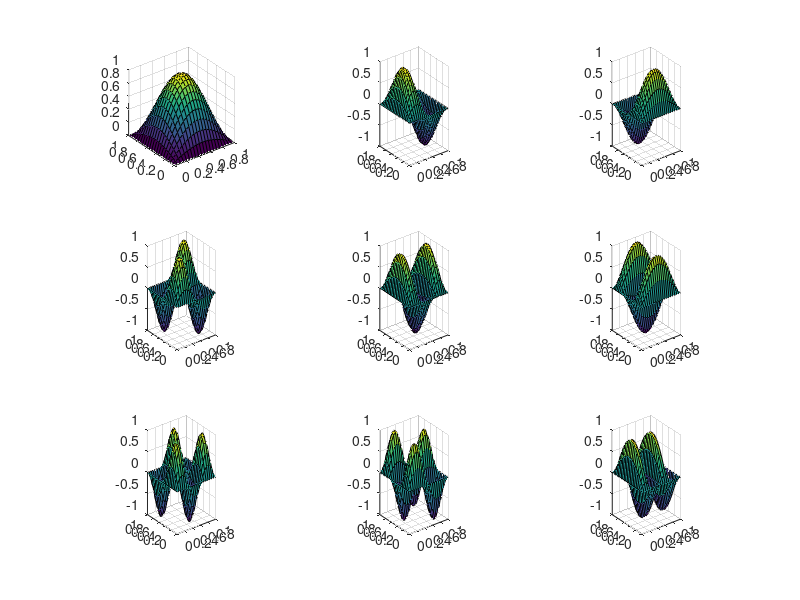
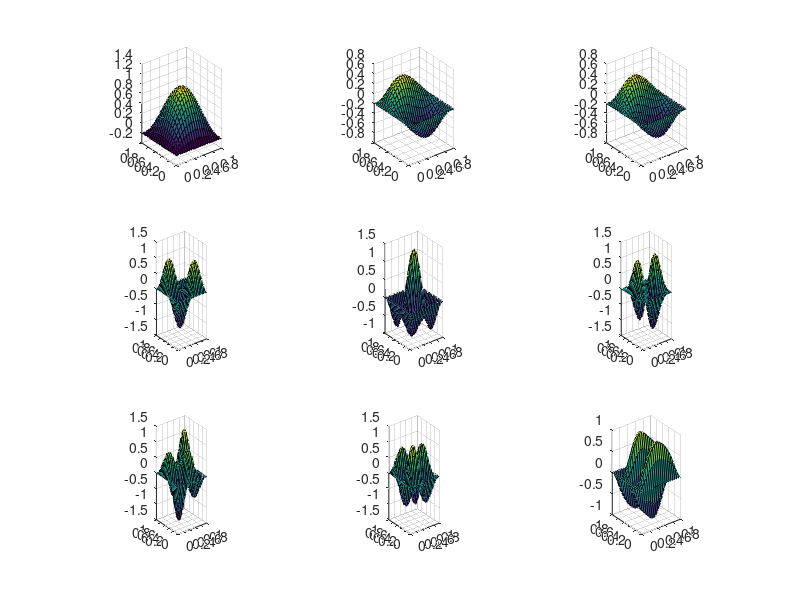
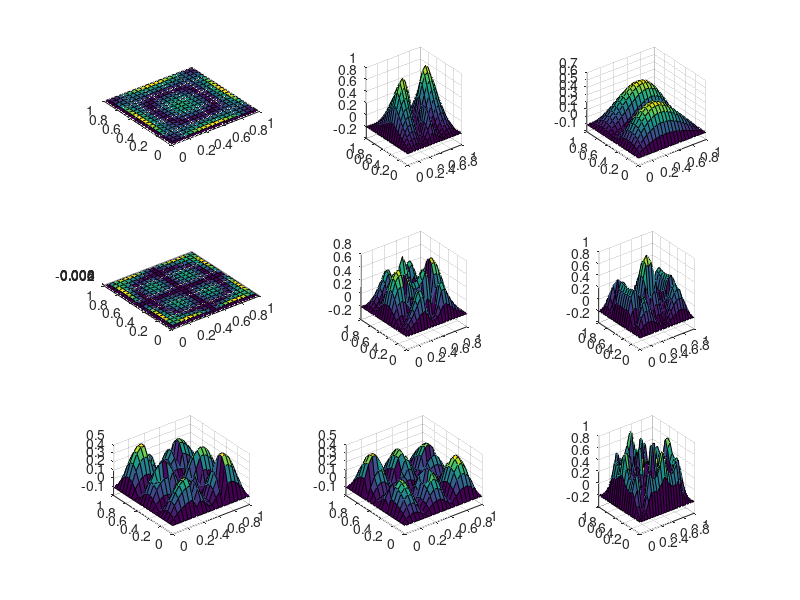

Reproduce these figures in MATLAB, in order.
clear all;
clc;

%PDE: laplacian u=-lambda u;
%B.C.: u=0;

%analytical eigenvalue parameters of the PDE
% (Note: the order of the pairs may not consistent with the order obtained from the numerical method)

% The analytical solution to the above PDE IS:
% u(x,y)=sin(m*pi*x)*sin(l*pi*y)   -> This is the eigen function,
% where m = 1, 2, 3, ....
% and where l = 1, 2, 3, ....

% Also the associated eigenvalues are:
% lambda=(m^2+l^2)*pi^2

m=[1 2 1 2 3 1 3 2 4 ];
l=[1 1 2 2 1 3 2 3 1 ];

%m=[1 2 1 2 3 1 3 2 4 1 3 4 2 5 1]; %15
%l=[1 1 2 2 1 3 2 3 1 4 3 2 4 1 5];


% number of centers/collocation points(nodes)
nodes=[20];


%shape parameter values
sp=[ 9 10 11];%[0.1:0.1:1.01 1:0.5:100];


%This function D calculates the distance between each points in the matrix
%x and y.
%Here, x is a n*2 matrix and y is a m*2 matrix.
% Each row denotes a set of x,y collocation points
% Using bsxfun, we calculate the difference between each points.
%Using hypot, we calculate the Euclidean distance.
%Essentially, all its doing is: sqrt( (x_1 - x_2)^2 + (y_1 - y_2)^2 )

D = @(x,y) hypot(bsxfun(@minus,x(:,1),y(:,1)'),bsxfun(@minus,x(:,2),y(:,2)'));


%define vectors to collect numerical results (eigenvalues, errors of numerical eigenvalues and eigenmodes)
% These are the variables where the final calculations will be stored.
smallest_eigenvalues=zeros(length(nodes),length(sp),length(m));
Err_eigenvalues=zeros(length(nodes),length(sp),length(m));
Err_eigenmodes_max=zeros(length(nodes),length(sp),length(m));
Err_eigenmodes_relative=zeros(length(nodes),length(sp),length(m));
Err_eigenmodes_rms=zeros(length(nodes),length(sp),length(m));


%count the time of the main part of the code
t0=clock;


%---------------------------------------------------------
% For each shape parameter, and for each nodes, compute the global coefficient matrix and its first several eigenvalues/eigenmodes
ii=0;

% For each node size, we loop
for nn=nodes

    ii=ii+1;
    jj=0;

    % All it does is just based on the number of nodes (nn), it will generate
    %points. For eg nn=20, will make a square grid of size 20*20.

    %define centers/collocation points in coor (here centers and collocation points are the same set)
    t=linspace(0,1,nn+1);
    [X,Y]=meshgrid(t,t);

    x1=reshape(X,[],1);
    y1=reshape(Y,[],1);

    % Here, we have 3 columns in coor.
    % First two columns are x and y values of nodes.
    % Third column is index for interior or boundary pts
    % Therefore, coor stores x values, y values, and index for interior or boundary pts

    % Don't worry about the code down here.
    % It is just an algorithm that is separating boundary points and interior
    % points

    % int_ind is the index of interior points in coor.
    % intnode are the actual interior collocation points.

    % int_ind_b is the index of boundary points in coor
    % bdpt are the actual boundary points.

    coor=[x1 y1 zeros(length(x1),1)];
    p1=find(y1==0 & x1~=1);
    p2=find(x1==1 & y1~=1);
    q1=find(y1==1 & x1~=0);
    q2=find(x1==0 & y1~=0);

    coor(p1,3)=ones(length(p1),1);
    coor(p2,3)=2*ones(length(p2),1);
    coor(q1,3)=3*ones(length(q1),1);coor(q2,3)=4*ones(length(q2),1);

    %define interior and boundary nodes' indices
    int_ind=find(coor(:,3)==0);
    intnode=coor(int_ind,1:2);% interior points
    int_ind_b=find(coor(:,3)>0);
    bdpt=coor(int_ind_b,1:2);% boundary points
    n=length(coor(:,1));ni=length(intnode(:,1));nb=n-ni;% # of interior, boundary, and total points

    % Interior and Boundary Points Figuring Out Complete
    % ***************************************************
    
    
    %per shape parameter
    for c=sp
        jj=jj+1;
        % Global RBFCM/MAPS algorithm

        % We don't need to worry about the algorithm here as well.
        % As described in the paper, we are just finding matrix A and L.
        % The solution system is A*α = λ*B*α
        % The matrix A = [ L; P].
        % L is the for interior points and P is for boundary points

        % here, DM = sqrt( (x1-x2)^2 + (y1-y2)^2 ). Basically, euclidean norm.

        % MQ is the RBF. MQ = sqrt (1 + ξ^2 * r^2 ). Here, r^2 is basically DM.

        % For matrix L, we only do it for interior points. We, also need to take
        % the laplacian which transforms phi. It is reflected in L_MQ.

        cc=c;% re-scaled shape parameter
        DM= D(coor(:,1:2), coor(:,1:2)); %Calculating the distance matrix

        %Calculating the RBF (Only for interior points)
        MQ = sqrt(cc^2*DM(int_ind,:).^2 + 1);
        %Calculating the RBF \phi. (For all points)
        mq = sqrt(cc^2*DM.^2+1);

        % We take the laplacian of φ. This gives the matrix L. Note: This is
        % only for interior points
        L_MQ = 2*cc^2./MQ-cc^4*DM(int_ind,:).^2./(MQ.^3);

        

        % From the solution system, we get α values by α = B * inverse(A).
        % Here, B is L_MQ and A is mq. / operator finds the inverse.
        % Don't be confused because we are taking laplacian of B. If it was
        % Kansas method, we would take laplacian of A. But for MAPS we will
        % take laplacian of B.

       

        A = L_MQ/mq; %Calculating the local weights \alpha

        display(size(A));

        %extract entries corresponding to interior nodes
        A = A(:,int_ind);

        % Now, need to compute the eigenvalues
        % Here, alpha stores the corresponding eigen functions at interior
        % nodes.
        % lambda stores first M or length(m) eigenvalues.

        [alpha, lambda] = eigs(-A, length(m), 0);

        % extract the first length(m) eigenvalues;
        % We need to extract them from the diagonal.
        lam = real(diag(lambda)');

        alpha = real(alpha);

        % Now we are done approximating eigenmodes and eigenvalues
        % ******************************************************************

        exact_eigenvalues = pi^2*(m.^2.+l.^2)';
        approximate_eigenvalues = lam';

        relative_error = (abs(lam- pi^2*(m.^2.+l.^2))./(pi^2*(m.^2.+l.^2)))';

        %compute the exact/analytical eigenmodes and compare them with the numerical eigenmodes
        exact_eigenmode = sin(pi*coor(:,1)*m).*sin(pi*coor(:,2)*l);
        normf = sqrt(sum(exact_eigenmode.^2)); %compute the magnitudes of eigenmodes because the numerical eigenmodes were default normalized

        % Collecting data of eigenvalues
        % All this code is doing below is storing the values in the above
        % declared vector. We are also calculating errors and storing them.
        smallest_eigenvalues(ii,jj,:)=lam;
        Err_eigenvalues(ii,jj,:)=abs(lam-pi^2*(m.^2.+l.^2))./(pi^2*(m.^2.+l.^2));

        %collecting data of eigenmodes
        for k=1:length(m)
            firsteigmode_interior=exact_eigenmode(int_ind,k);
            error_eigenmode_k=abs(abs(firsteigmode_interior)-normf(k)*abs(alpha(1:ni,k)));
            
            Err_eigenmodes_max(ii,jj,k)=max(error_eigenmode_k);
            Err_eigenmodes_relative(ii,jj,k)=max(error_eigenmode_k/max(firsteigmode_interior));
            Err_eigenmodes_rms(ii,jj,k)=sqrt(sum(error_eigenmode_k.^2)/ni);
        end

         if ii==1&jj==1
   %plot the contours of the exact eigenmodes
   figure 
   for j=1:9
    coor(:,4)=exact_eigenmode(:,j);
    Z=reshape(coor(:,4),size(X));
    subplot(3,3,j)
    %contourf(X,Y,Z,20);
    surf(X,Y,Z);
    hold on;
    axis equal;
    axis([0,1,0,1]);
   end

   %plot the contours of the numerical eigenmodes
   figure
   for j=1:9
    coor(int_ind,4)=normf(j)*alpha(1:ni,j);
    Z=reshape(coor(:,4),size(X));
    subplot(3,3,j)
    %contourf(X,Y,Z,20);
    surf(X,Y,Z);
    hold on;
    axis equal;
    axis([0,1,0,1]);
   end


   %plot the absolute contour errors of the eigenmodes
   figure 
   for j=1:9
    coor(int_ind,4)=abs(abs(exact_eigenmode(int_ind,j))-abs(normf(j)*alpha(1:ni,j)));
    Z=reshape(coor(:,4),size(X));
    subplot(3,3,j)
    %contourf(X,Y,Z,20);
    surf(X,Y,Z);
    hold on;
    axis equal;
    axis([0,1,0,1]);
   end
  end %end of if ii==1&jj==1


    end % end of for c=sp

end %end of if ii==1&jj==1

fprintf("COOR");;







cpu=etime(clock,t0);
fprintf('cputime= %6.2f\n',cpu);

%end counting time
%--------------------------------------------------------------------
